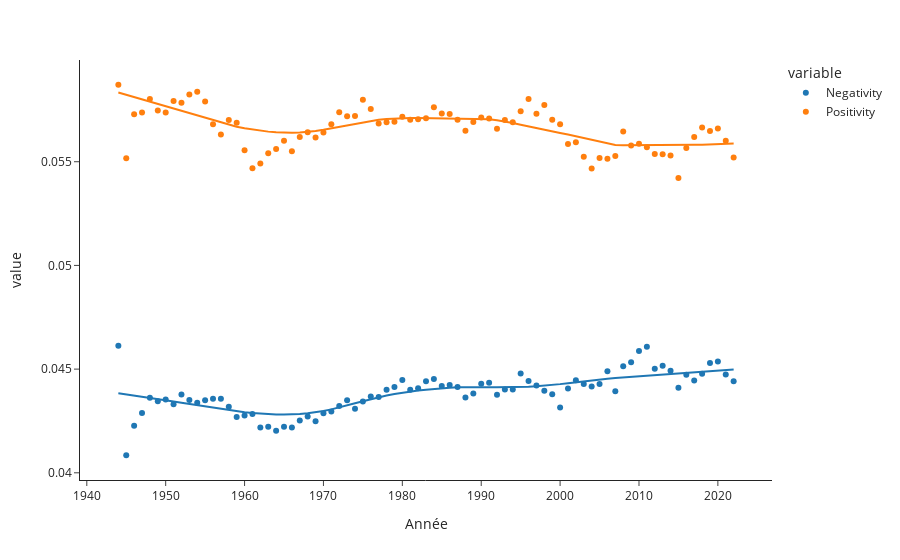

This figure's notebook cell:
### Markdown cell above
## Corpus Le Monde

### Code cell
import pandas as pd
import matplotlib.pyplot as plt
import plotly.express as px
from scipy.signal import detrend
total = pd.read_csv("lemonde1.csv")
neg= pd.read_csv("neg_lemonde.csv")
pos= pd.read_csv("pos_lemonde.csv")

total = total.groupby("annee").sum().reset_index()[["annee","n"]]
total["Année"] = total.annee
total["Negativity"] = neg.n/total.n
total["Positivity"] = pos.n/total.n
total["Emotionality"] = total.Negativity + total.Positivity


px.scatter(total,x="Année",y=["Negativity","Positivity"],template="simple_white",trendline="lowess", trendline_options=dict(frac=0.4))
